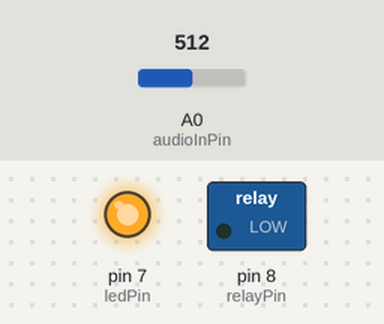
A sketch run on a simulated Arduino Uno, built with avr-gcc and run on an emulated ATmega328P. Parts: switched loads named in the sketch (green lamp = pin HIGH), output pins drawn as LEDs (lit = HIGH). The test bench sets the inputs (shaded band); at power-on: A0 (audioInPin) = 512.

Above: at 0.1 s.
Timing chart, 0 to 1.6 s (numbered marks = the images above):
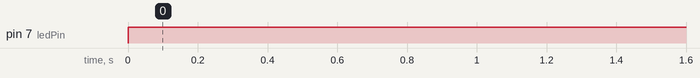

The sketch:

audioSense.ino
```cpp
// These constants won't change. They're used to give names to the pins used:
const int audioInPin = A0;  // Analog input pin that the potentiometer is attached to
const int ledPin = 7;
const int relayPin = 8;

int inputValue = 0;        // value read from the pot
int timeout = 0;
bool active = false;      // True if there's audio input, false otherwise

void setup() {
  // initialize serial communications at 9600 bps:
  Serial.begin(9600);

  pinMode(ledPin, OUTPUT);
  pinMode(relayPin, OUTPUT);
}

void loop() {
  // Read analog value from the audio-in
  inputValue = analogRead(audioInPin);
  // Serial.println(inputValue); // Commented out so the serial isn't just always running

  // If our read value is above the threshold, reset the timer
  if(inputValue > 20){
    timeout = 1500;
  }else if(timeout > 0){
    // Tick down the if the input is below the threshold, and if it's above 0
    timeout--;
  }

  if(timeout > 0){ // Active state
    // Timeout > 0 means that we either just saw audio, or we are waiting to time out
    if(active == false){
      // If we were previously inactive, turn on the LED and activate the relay
      digitalWrite(ledPin,HIGH);
      digitalWrite(relayPin,LOW);
    }
    // Set the active flag
    active = true;
  }else{    // Inactive state
    if(active == true){
      // If we were previously active, turn off the LED and disable the relay
      digitalWrite(ledPin,LOW);
      digitalWrite(relayPin,HIGH);
      // This delay is here because when the relay disables the stereo, there is some
      // back EMF that would be detected and would erroneously re-enable the stereo.
      // The delay halts the micro while we wait for the stereo to turn off completely.
      // This isn't ideal because if the audio signal starts up while we're waiting we'll
      // miss it. Ideally this would be done with an interrupt, but this works fine and
      // I'm too lazy to make it work
      delay(4000);
    }
    active = false;
  }

  // wait
  delay(20);
}
```

Measured:
- by itself, pin 7 (ledPin): LOW → HIGH at 0.00 s
